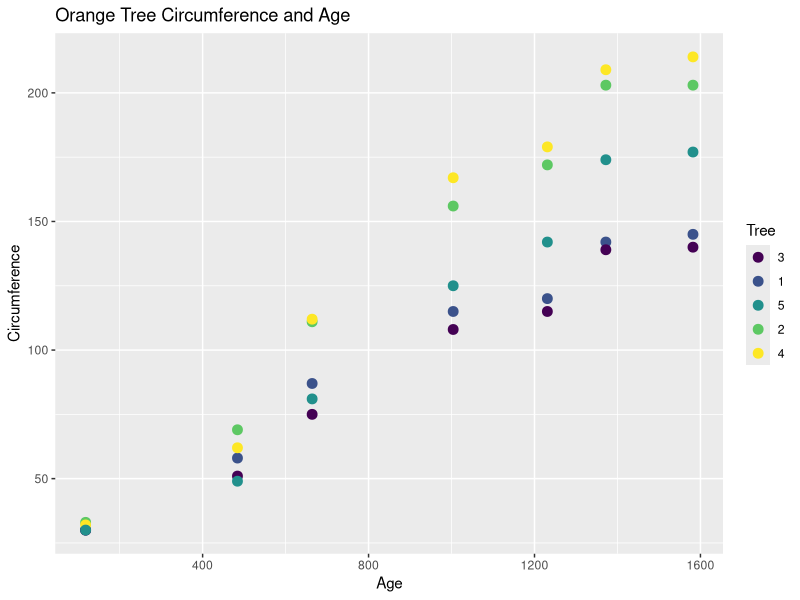
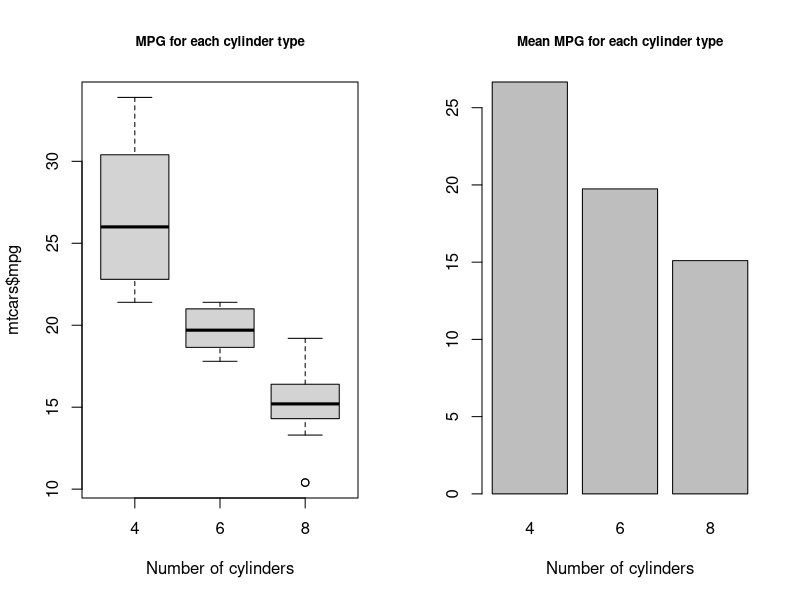
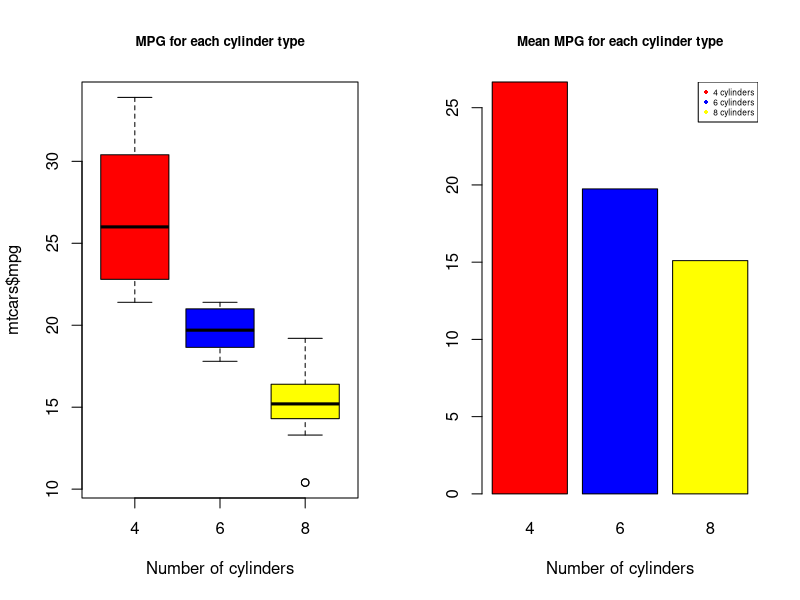
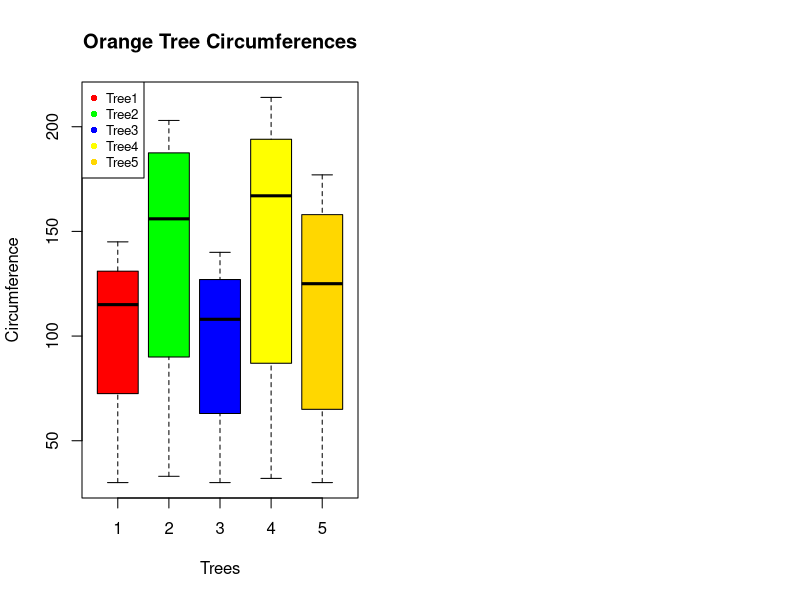
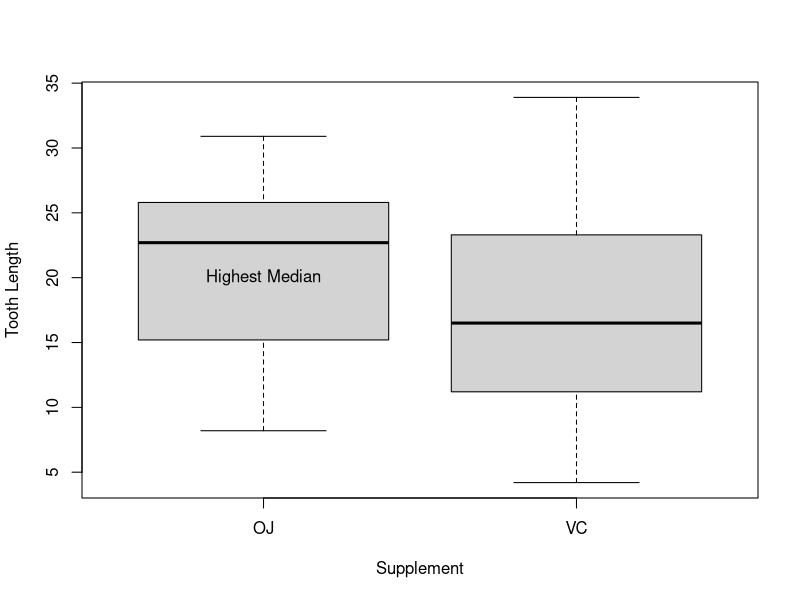

R code for these plots, in order:
#Learning Objective One Assessment
library(ggplot2)
ggplot(data=Orange, aes(x=age, y=circumference, color=Tree)) +
  geom_point(size=3) +
  labs(title="Orange Tree Circumference and Age",
       x="Age", y="Circumference")

#Learning OBjective Two Assessment
par(mfrow=c(1,2))
boxplot(mtcars$mpg~mtcars$cyl, main="MPG for each cylinder type",xlab="Number of cylinders",cex.main=0.8)
meanmpg=tapply(mtcars$mpg,mtcars$cyl,mean)
barplot(meanmpg, main="Mean MPG for each cylinder type",xlab="Number of cylinders",cex.main=0.8)

#Learning OBjective Three Assessment
par(mfrow=c(1,2))
boxplot(mtcars$mpg~mtcars$cyl, xlab="Number of cylinders",col=c("red","blue","yellow"))
title("MPG for each cylinder type",cex.main=0.8)
meanmpg=tapply(mtcars$mpg,mtcars$cyl,mean)
barplot(meanmpg, xlab="Number of cylinders",col=c("red","blue","yellow"))
title("Mean MPG for each cylinder type",cex.main=0.8)
legend(x="topright", legend=c("4 cylinders","6 cylinders","8 cylinders"),cex=0.5, pch=c(16,16,16), col=c("red","blue","yellow"))

#Learning Objective Four Assessment

Tree=ordered(Orange$Tree,levels=c(1,2,3,4,5))
boxplot(Orange$circumference~Tree,col=c("red","green","blue","yellow","gold"), xlab="Trees",ylab="Circumference")
legend(x="topleft",legend=c("Tree1","Tree2","Tree3","Tree4","Tree5"),cex=0.8,pch=16,col=c("red","green","blue","yellow","gold"))
title("Orange Tree Circumferences")

#Learning Objective Five Assessment

dev.off()
boxplot(ToothGrowth$len~ToothGrowth$supp,xlab="Supplement",ylab="Tooth Length")
text(1,20, labels="Highest Median")
